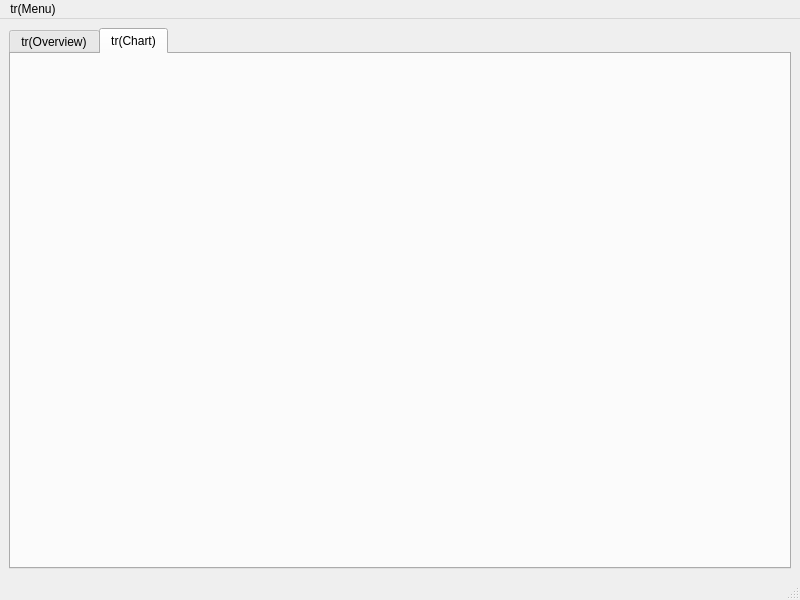
<?xml version="1.0" encoding="UTF-8"?>
<ui version="4.0">
 <class>MainWindow</class>
 <widget class="QMainWindow" name="MainWindow">
  <property name="geometry">
   <rect>
    <x>0</x>
    <y>0</y>
    <width>800</width>
    <height>600</height>
   </rect>
  </property>
  <property name="windowTitle">
   <string>MainWindow</string>
  </property>
  <widget class="QWidget" name="centralwidget">
   <layout class="QVBoxLayout" name="verticalLayout_3">
    <item>
     <widget class="QTabWidget" name="tabWidget">
      <property name="currentIndex">
       <number>1</number>
      </property>
      <widget class="QWidget" name="overview">
       <attribute name="title">
        <string>tr(Overview)</string>
       </attribute>
       <layout class="QVBoxLayout" name="verticalLayout_2">
        <item>
         <layout class="QVBoxLayout" name="verticalLayout">
          <property name="sizeConstraint">
           <enum>QLayout::SizeConstraint::SetDefaultConstraint</enum>
          </property>
          <item>
           <layout class="QHBoxLayout" name="horizontalLayout_2">
            <item>
             <widget class="QLineEdit" name="lineEditSearch"/>
            </item>
            <item>
             <widget class="QDateTimeEdit" name="dateFrom"/>
            </item>
            <item>
             <widget class="QDateTimeEdit" name="dateTo"/>
            </item>
            <item>
             <widget class="QComboBox" name="comboDoneFilter">
              <item>
               <property name="text">
                <string>tr(ALL)</string>
               </property>
              </item>
              <item>
               <property name="text">
                <string>tr(Done only)</string>
               </property>
              </item>
              <item>
               <property name="text">
                <string>tr(Not done)</string>
               </property>
              </item>
             </widget>
            </item>
           </layout>
          </item>
          <item>
           <widget class="QTableView" name="table"/>
          </item>
          <item>
           <layout class="QHBoxLayout" name="horizontalLayout">
            <item>
             <widget class="QLineEdit" name="lineEdit"/>
            </item>
            <item>
             <widget class="QPushButton" name="createButton">
              <property name="text">
               <string>tr(Create)</string>
              </property>
             </widget>
            </item>
            <item>
             <widget class="QPushButton" name="deleteButton">
              <property name="text">
               <string>tr(Delete)</string>
              </property>
             </widget>
            </item>
           </layout>
          </item>
         </layout>
        </item>
       </layout>
      </widget>
      <widget class="QWidget" name="chart">
       <attribute name="title">
        <string>tr(Chart)</string>
       </attribute>
       <layout class="QVBoxLayout" name="verticalLayout_4">
        <item>
         <widget class="PieChartWidget" name="widget" native="true"/>
        </item>
       </layout>
      </widget>
     </widget>
    </item>
   </layout>
  </widget>
  <widget class="QMenuBar" name="menubar">
   <property name="geometry">
    <rect>
     <x>0</x>
     <y>0</y>
     <width>800</width>
     <height>21</height>
    </rect>
   </property>
   <widget class="QMenu" name="menutr_Menu">
    <property name="title">
     <string>tr(Menu)</string>
    </property>
    <addaction name="actionGenerate"/>
   </widget>
   <addaction name="menutr_Menu"/>
  </widget>
  <widget class="QStatusBar" name="statusbar"/>
  <action name="actionGenerate">
   <property name="text">
    <string>tr(Generate)</string>
   </property>
  </action>
 </widget>
 <customwidgets>
  <customwidget>
   <class>PieChartWidget</class>
   <extends>QWidget</extends>
   <header>piechartwidget.h</header>
   <container>1</container>
  </customwidget>
 </customwidgets>
 <resources/>
 <connections/>
</ui>
